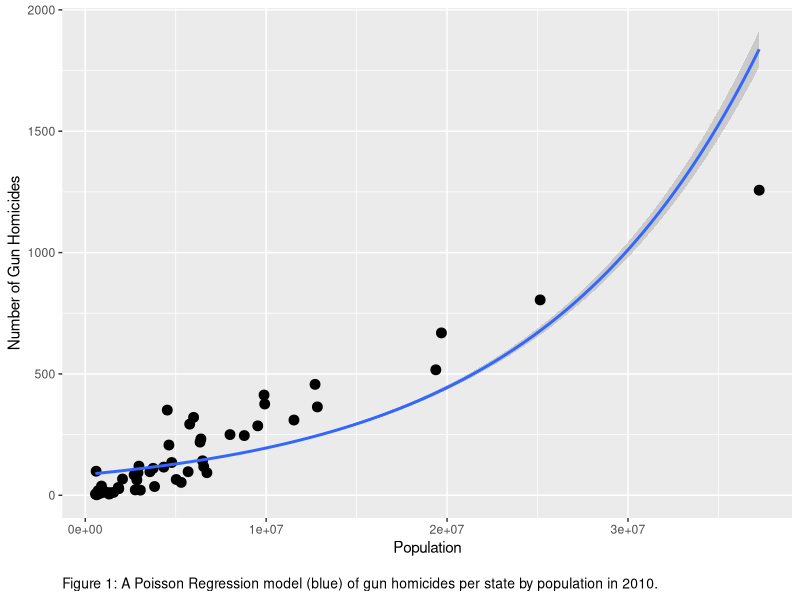
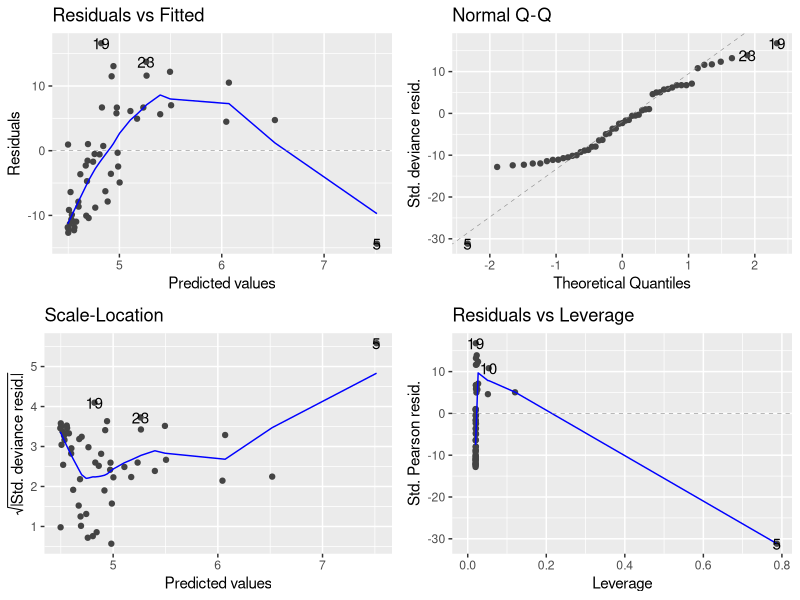
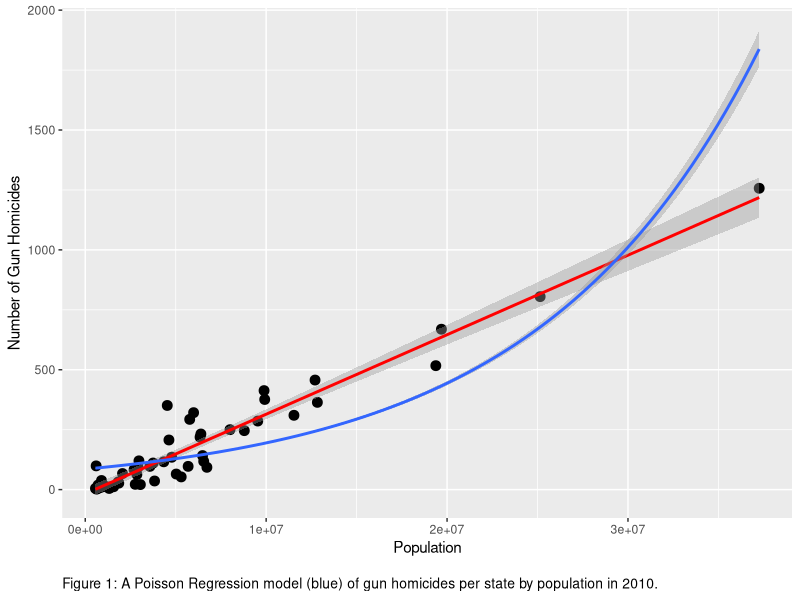
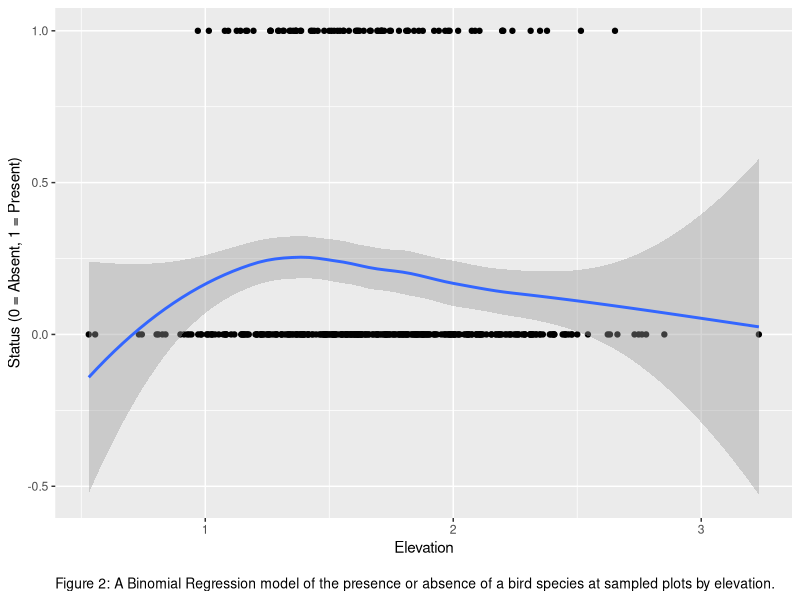
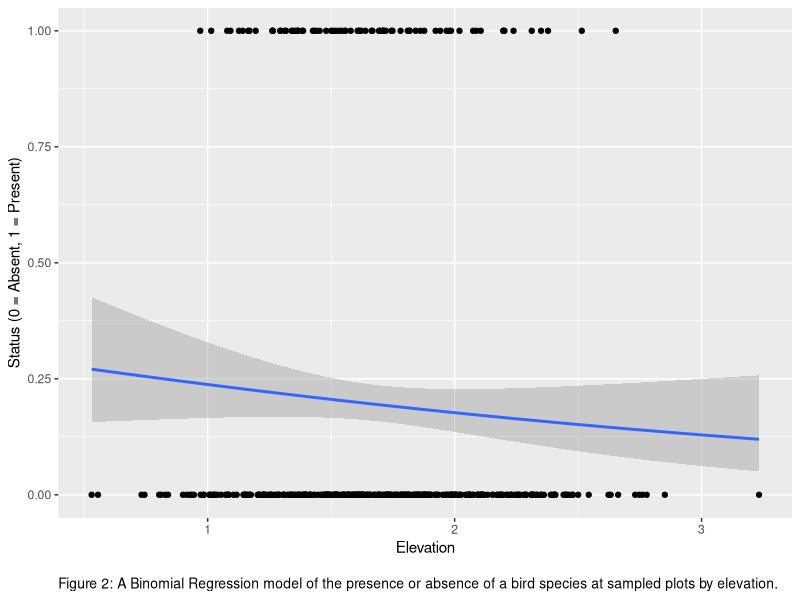
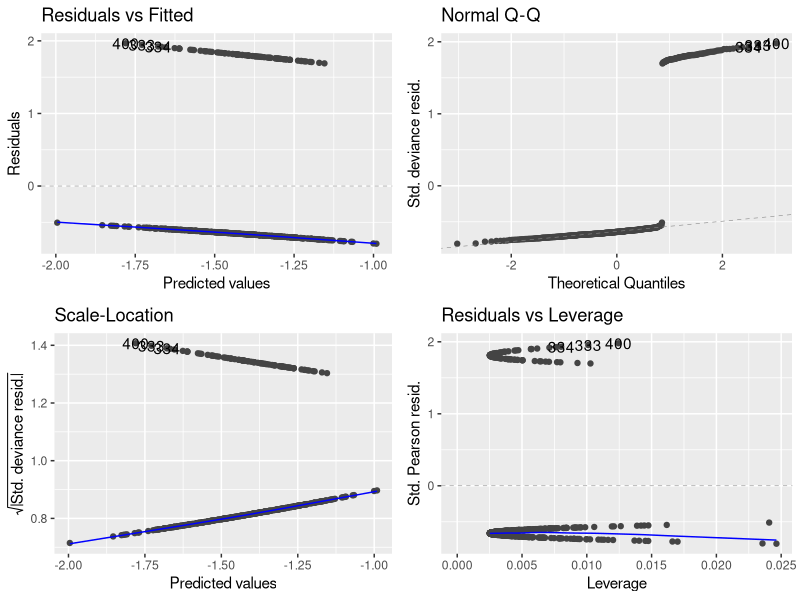
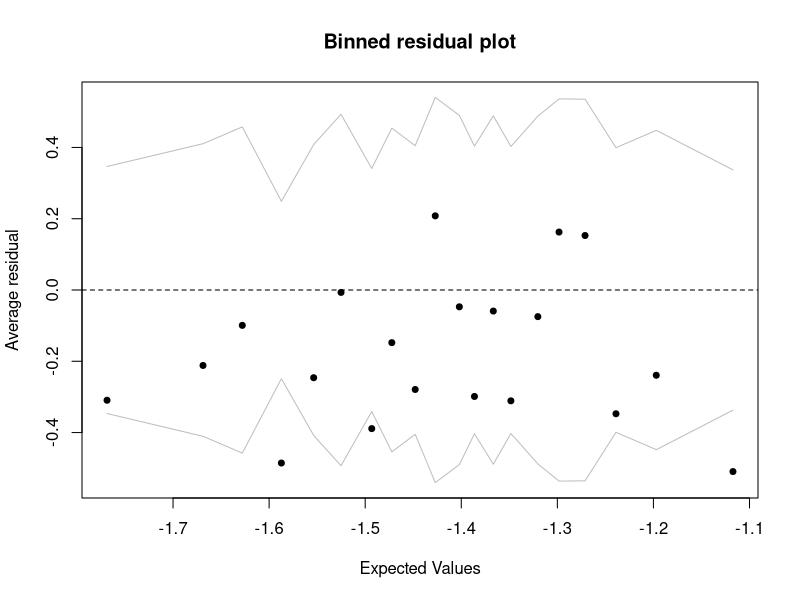

Generate these figures, in order, with R:
## ---- chunk 1
library(ggplot2)
library(ggfortify)
library(dslabs)
library(datasets)
library(arm)
## ---- chunk 2
guns <- murders

guns.glm <- glm(total ~ population, data = guns, family = poisson)

ggplot(guns, aes(population, total)) +
  geom_point(size=3) +
  #geom_smooth (method=lm, color="red") + #if you wanted to see the gaussian/identity fit
  stat_smooth(method = glm, method.args = list(family = poisson(link = "log"))) +
  xlab ("Population") +
  ylab ("Number of Gun Homicides") + 
  labs(caption="Figure 1: A Poisson Regression model (blue) of gun homicides per state by population in 2010.") + 
  theme(plot.caption=element_text(size=10, hjust=0, margin=margin(15,0,0,0)))
## ---- chunk 3
autoplot(guns.glm)
## ---- chunk 4
anova(guns.glm)
## ---- chunk 5
summary(guns.glm)
## ---- chunk 6
guns.qpois <- glm(total ~ population, quasipoisson, data= guns)
summary(guns.qpois)
## ---- chunk 7
guns.glm.gaussian <- glm(total~population, family=gaussian(link="identity"), data = guns)
ggplot(guns, aes(population, total)) +
  geom_point(size=3) +
  geom_smooth (method=lm, color="red") + #if you wanted to see the gaussian/identity fit
  stat_smooth(method = glm, method.args = list(family = poisson(link = "log"))) +
  xlab ("Population") +
  ylab ("Number of Gun Homicides") + 
  labs(caption="Figure 1: A Poisson Regression model (blue) of gun homicides per state by population in 2010.") + 
  theme(plot.caption=element_text(size=10, hjust=0, margin=margin(15,0,0,0)))
## ---- chunk 8
summary(guns.glm.gaussian)
## ---- chunk 9
exp(4.449e+00 + 8.234e-08*3e7)
## ---- chunk 10
birds <- read.csv("bird_data.csv")

birds.glm <- glm(Presence~Elevation, data=birds, binomial(link="logit"))

ggplot(birds, aes(Elevation, Presence)) +
  geom_point() + 
  geom_smooth() +
  xlab ("Elevation") +
  ylab ("Status (0 = Absent, 1 = Present)") + 
  labs(caption="Figure 2: A Binomial Regression model of the presence or absence of a bird species at sampled plots by elevation.") + 
  theme(plot.caption=element_text(size=10, hjust=0, margin=margin(15,0,0,0)))
## ---- chunk 11
ggplot(birds, aes(Elevation, Presence)) +
  geom_point() + 
  geom_smooth(method="glm", method.args=list(family="binomial"(link="logit"))) +
  xlab ("Elevation") +
  ylab ("Status (0 = Absent, 1 = Present)") + 
  labs(caption="Figure 2: A Binomial Regression model of the presence or absence of a bird species at sampled plots by elevation.") + 
  theme(plot.caption=element_text(size=10, hjust=0, margin=margin(15,0,0,0)))
## ---- chunk 12
autoplot(birds.glm)
## ---- chunk 13
x <- predict(birds.glm)
y <- resid(birds.glm)
binnedplot(x, y)
## ---- chunk 14
coef(birds.glm)
confint(birds.glm)
## ---- chunk 15
confint(birds.glm)
summary(birds.glm)
## ---- chunk 16
invlogit <- function(x) {1 / ( 1+exp(-x) ) } 
invlogit(coef(birds.glm))
